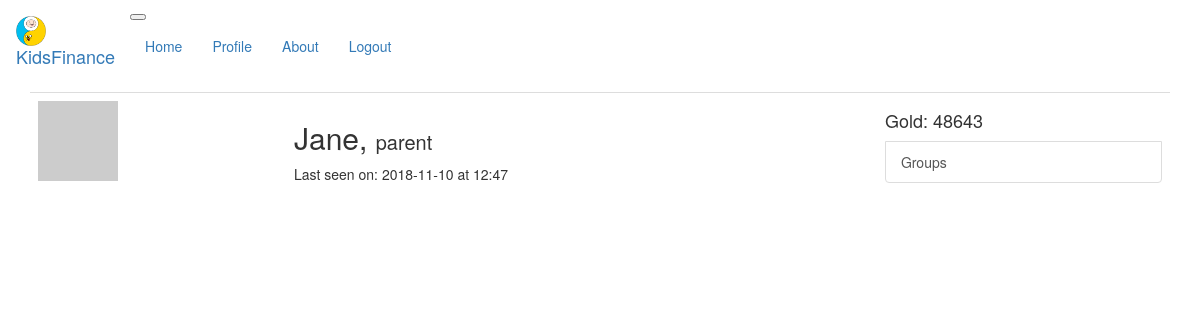
Screenshot of /user/Jane (signed in) with the database file from the repository.
### app/models.py (models this page shows, shortened)
class User(UserMixin, db.Model):
    id = db.Column(db.Integer, primary_key=True)
    username = db.Column(db.String(64), index=True, unique=True)
    email = db.Column(db.String(120), index=True, unique=True)
    password_hash = db.Column(db.String(128))
    tasks = db.relationship('Task', backref='author', lazy='dynamic')
    role_id = db.Column(db.Integer, db.ForeignKey('role.id'))
    about_me = db.Column(db.String(140))
    age = db.Column(db.Integer)
    last_seen = db.Column(db.DateTime, default=datetime.utcnow)
    groups = db.relationship(
        'Group', secondary=users_to_groups,
        backref='members')
    my_groups = db.relationship('Group', backref='owner')
    accounts = db.relationship('Account',  uselist=False, backref='username')
    assigned_tasks = db.relationship(
        'Task', secondary=taskholders,
        backref='holders')
    def avatar(self, size):
        digest = md5(self.email.lower().encode('utf-8')).hexdigest()
        return 'https://www.gravatar.com/avatar/{}?d=identicon&s={}'.format(
            digest, size)

class Role(db.Model):
    id = db.Column(db.Integer, primary_key=True)
    rolename = db.Column(db.String(10), unique=True)
    users = db.relationship('User', backref='role')

class Account(db.Model):
    id = db.Column(db.Integer, primary_key=True)
    user_id = db.Column(db.Integer, db.ForeignKey('user.id'))
    balance = db.Column(db.Integer)

### app/routes.py (the view)
@app.route('/user/<username>')
@login_required
def user(username):
    user = User.query.filter_by(username=username).first_or_404()
    user_groups = [group.id for group in user.groups]
    todo = Task.query.join(TaskTrack).filter(TaskTrack.done != None).filter(TaskTrack.approved == None).count()
    if user_groups:
        new_tasks = Task.query.join(tasks_to_groups).join(TaskTrack). \
                filter(tasks_to_groups.c.group_id.in_(user_groups)). \
                filter(TaskTrack.accepted==None).all()
        assigned_tasks = Task.query.join(tasks_to_groups).join(TaskTrack). \
                filter(tasks_to_groups.c.group_id.in_(user_groups)). \
                filter(TaskTrack.accepted != None).filter(TaskTrack.approved==None).all()
    else:
        new_tasks, assigned_tasks = [], []
    for task in assigned_tasks:
        print("*************assigned", task)
    return render_template('user.html', user=user, new_tasks=new_tasks, \
                         assigned_tasks=assigned_tasks, todo=todo)

### app/models.py (called while the page is built)
@login.user_loader
def load_user(id):
    return User.query.get(int(id))

    def __repr__(self):
        return '<Task {}>'.format(self.taskname)

### app/routes.py (called while the page is built)
@app.before_request
def before_request():
    if current_user.is_authenticated:
        current_user.last_seen = datetime.utcnow()
        db.session.commit()

### app/templates/user.html (shortened to what this page needs)
{% extends "base.html" %}
{% block page_content %}
    <table class="table table-hover">
        <tr>
            <td width="256px"><img src="{{ user.avatar(200) }}"></td>
            <td>
                <h2>{{ user.username }}, <span style="font-size: 20px">{{ user.role.rolename }}</span></h2>
                {% if user.last_seen %}
                <p>Last seen on: {{ user.last_seen.strftime('%Y-%m-%d at %H:%M') }}</p>
                {% endif %}
            </td>
            <td>
                <h4>Gold: {{ user.accounts.balance }}</h4>
                <a href="{{ url_for('user_groups', username=user.username) }}" class="list-group-item list-group-item-action d-flex justify-content-between align-items-center">Groups</a>
            </td>
        </tr>
    </table>
{% endblock %}

### rows the page displays
User: username "Jane", last_seen "2018-11-10 at 12:47"
Role: role.rolename "parent"
Account: accounts.balance "48643"
